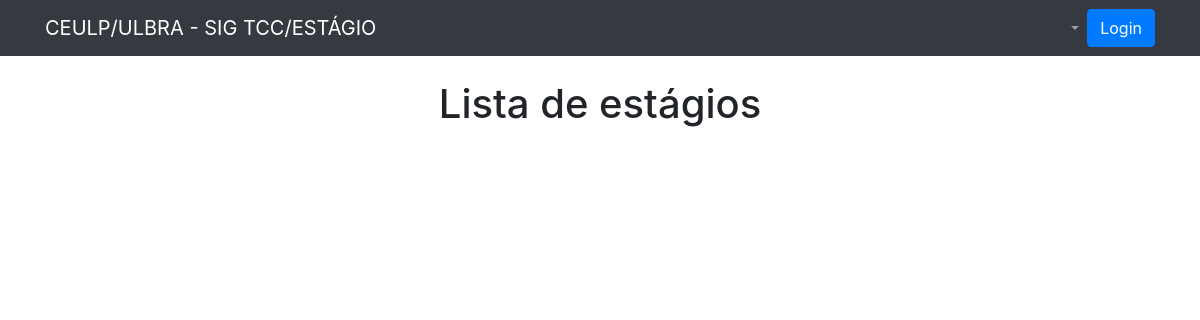
The app's page /disciplina/estagio/, older data.
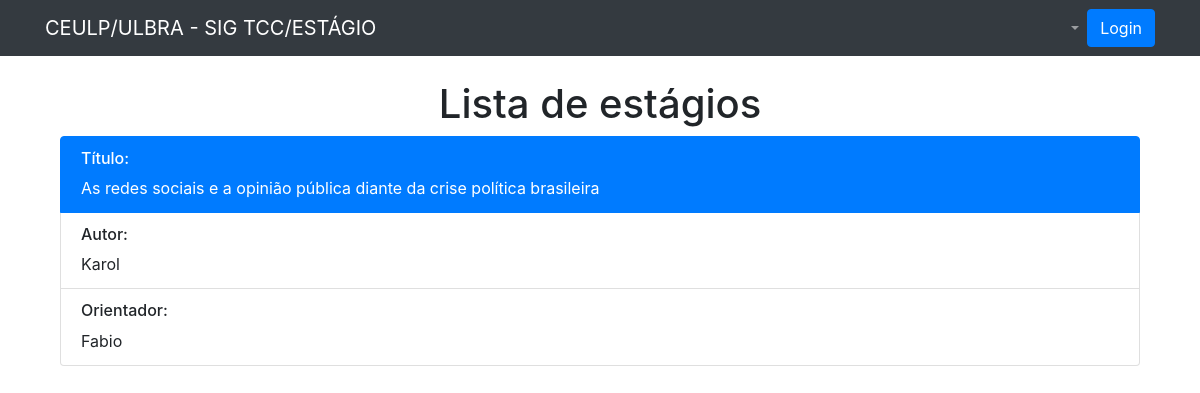
The same page, newer data.
### disciplina/models.py (models this page shows, shortened)
class Projeto(models.Model):
    class Meta:
        verbose_name = 'Projeto'
        verbose_name_plural = 'Projetos'
    tcc = 1
    estagio = 2
    choices = (
        (tcc, ('TCC')),
        (estagio, ('ESTÁGIO'))
    )
    identificador = models.IntegerField(max_length=200, null=True, choices=choices, default=tcc)
    periodo = models.CharField(max_length=200, null=True, blank=True)
    data = models.DateField(null=True, blank=True)
    titulo = models.CharField(max_length=500,  blank=True)
    vinculo = models.OneToOneField(OrientadorAcademico, on_delete=models.CASCADE, null=False, blank=False)
    professoresBanca = models.ManyToManyField(Professor, null=True, blank=True)
    notaFinal = models.CharField(max_length=10, null=True, blank=True)

class OrientadorAcademico(models.Model):
    class Meta:
        verbose_name= 'OrientadorAcademico'
        verbose_name_plural ='OrientadorAcademico'
    status = models.CharField(null=True, max_length=200)
    professor = models.ForeignKey(Professor,  on_delete=models.SET_NULL, null=True)
    aluno = models.OneToOneField(Aluno, on_delete=models.SET_NULL, null=True, blank=True)

class Aluno(models.Model):
    class Meta:
        verbose_name = 'Aluno'
        verbose_name_plural = 'Alunos'
    aluno = models.OneToOneField(Pessoa, on_delete=models.SET_NULL, null=True)
    cgu = models.IntegerField(max_length=32, null=True, blank=True)

class Pessoa(models.Model):
    class Meta:
        verbose_name = 'Pessoa'
        verbose_name_plural = 'Pessoas'
    nome = models.CharField(max_length=255)
    data_de_nascimento = models.DateField(null=True, blank=True)
    rg = models.CharField(max_length=32, blank=True, null=True, verbose_name='RG')
    cpf = models.CharField(max_length=14, null=True, blank=True, verbose_name='CPF')
    endereco = models.CharField(max_length=255, null=True, blank=True, verbose_name='Endereço')
    cidade = models.CharField(max_length=128, null=True, blank=True)
    cep = models.CharField(max_length=10, null=True, blank=True, verbose_name='CEP')
    bairro = models.CharField(max_length=128, null=True, blank=True)
    email = models.EmailField(null=True, blank=True, verbose_name='E-mail')
    telefone_residencial = models.CharField(max_length=32, null=True, blank=True)
    telefone_celular = models.CharField(max_length=32, null=True, blank=True)

class Professor(models.Model):
    class Meta:
        verbose_name = 'Professor'
        verbose_name_plural = 'Professores'
    professor = models.OneToOneField(Pessoa, on_delete=models.CASCADE, null=True)
    matricula_funcional = models.IntegerField(max_length=32, null=True, blank=True)

### disciplina/views.py (the view)
# urls.py: path('estagio/', views.estagio, name='vw_estagio'),
def estagio(request):
    estagios = Projeto.objects.filter(identificador=2)
    return render(request, 'vw_estagios.html', {'estagios': estagios})

### templates/vw_estagios.html (shortened to what this page needs)
{% extends 'base.html' %}
{% block main %}
<h1>Lista de estágios </h1>
    {% for estagio in estagios %}
        <div class="container">
        <ul class="list-group">
        <li class="list-group-item active"><h6>Título:</h6> {{ estagio.titulo }}</li>
          <li class="list-group-item"><h6> Autor:</h6> {{ estagio.vinculo.aluno.aluno.nome }} </li>
          <li class="list-group-item"><h6>Orientador: </h6> {{ estagio.vinculo.professor.professor.nome }} </li>
        </ul>
        </div>
    {% endfor %}
{% endblock %}

Row changes from the older to the newer data that the page shows:
added Projeto: titulo "As redes sociais e a opinião pública diante da crise política brasileira", vinculo.aluno.aluno.nome "Karol", vinculo.professor.professor.nome "Fabio"
